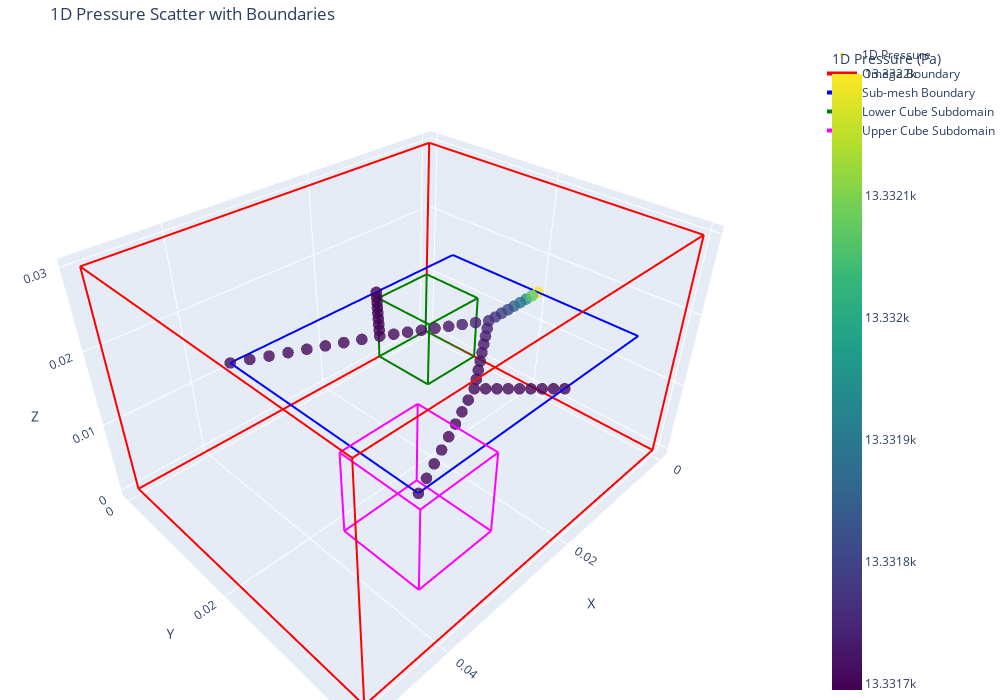

Notebook code for this chart:
### Code cell
visualize.plot_with_boundaries_plotly(CUBES_TEST.uh1d, CUBES_TEST.uh3d,
     cube_lower=cube_lower_bounds,
     cube_upper=cube_upper_bounds)
